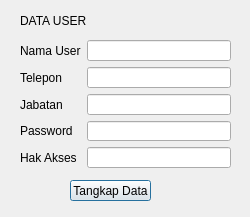
<?xml version="1.0" encoding="UTF-8"?>
<ui version="4.0">
 <class>user</class>
 <widget class="QDialog" name="user">
  <property name="geometry">
   <rect>
    <x>0</x>
    <y>0</y>
    <width>250</width>
    <height>217</height>
   </rect>
  </property>
  <property name="windowTitle">
   <string>Dialog</string>
  </property>
  <widget class="QPushButton" name="pushButton">
   <property name="geometry">
    <rect>
     <x>70</x>
     <y>180</y>
     <width>81</width>
     <height>21</height>
    </rect>
   </property>
   <property name="text">
    <string>Tangkap Data</string>
   </property>
  </widget>
  <widget class="QLabel" name="label">
   <property name="geometry">
    <rect>
     <x>20</x>
     <y>10</y>
     <width>91</width>
     <height>21</height>
    </rect>
   </property>
   <property name="text">
    <string>DATA USER</string>
   </property>
  </widget>
  <widget class="QWidget" name="formLayoutWidget">
   <property name="geometry">
    <rect>
     <x>20</x>
     <y>40</y>
     <width>211</width>
     <height>128</height>
    </rect>
   </property>
   <layout class="QFormLayout" name="formLayout">
    <item row="0" column="0">
     <widget class="QLabel" name="namaUserLabel">
      <property name="text">
       <string>Nama User</string>
      </property>
     </widget>
    </item>
    <item row="0" column="1">
     <widget class="QLineEdit" name="namaUserLineEdit"/>
    </item>
    <item row="1" column="0">
     <widget class="QLabel" name="teleponLabel">
      <property name="text">
       <string>Telepon</string>
      </property>
     </widget>
    </item>
    <item row="1" column="1">
     <widget class="QLineEdit" name="teleponLineEdit"/>
    </item>
    <item row="2" column="0">
     <widget class="QLabel" name="jabatanLabel">
      <property name="text">
       <string>Jabatan</string>
      </property>
     </widget>
    </item>
    <item row="2" column="1">
     <widget class="QLineEdit" name="jabatanLineEdit"/>
    </item>
    <item row="3" column="0">
     <widget class="QLabel" name="passwordLabel">
      <property name="text">
       <string>Password</string>
      </property>
     </widget>
    </item>
    <item row="3" column="1">
     <widget class="QLineEdit" name="passwordLineEdit"/>
    </item>
    <item row="4" column="0">
     <widget class="QLabel" name="hakAksesLabel">
      <property name="text">
       <string>Hak Akses</string>
      </property>
     </widget>
    </item>
    <item row="4" column="1">
     <widget class="QLineEdit" name="hakAksesLineEdit"/>
    </item>
   </layout>
  </widget>
 </widget>
 <resources/>
 <connections/>
</ui>
